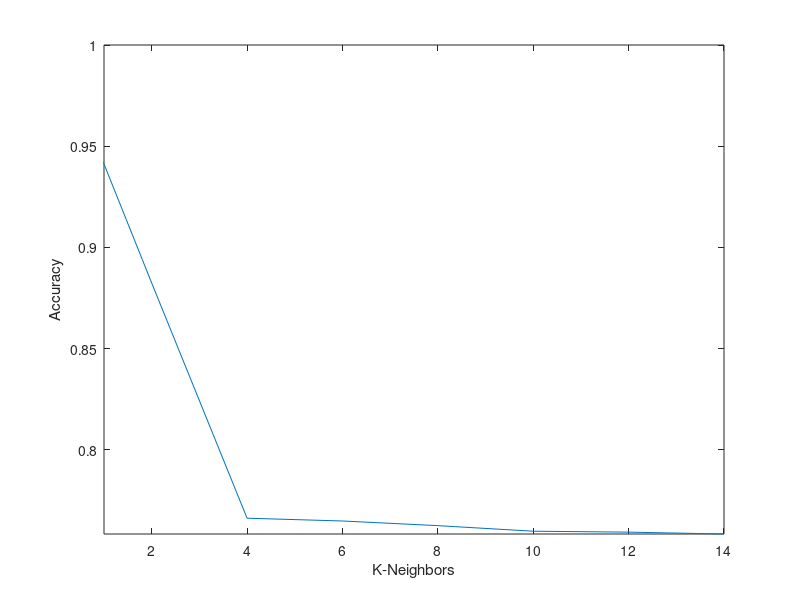

The MATLAB script that drew this image:
Accuracy = [1,0.882460973370064,0.766299357208448,0.764921946740129,0.762626262626263,0.759871441689624,0.759412304866850,0.758494031221304];
kk = 2*[0:7];
plot(kk,Accuracy)
ylabel('Accuracy')
xlabel('K-Neighbors')
axis([1 14 -inf inf])